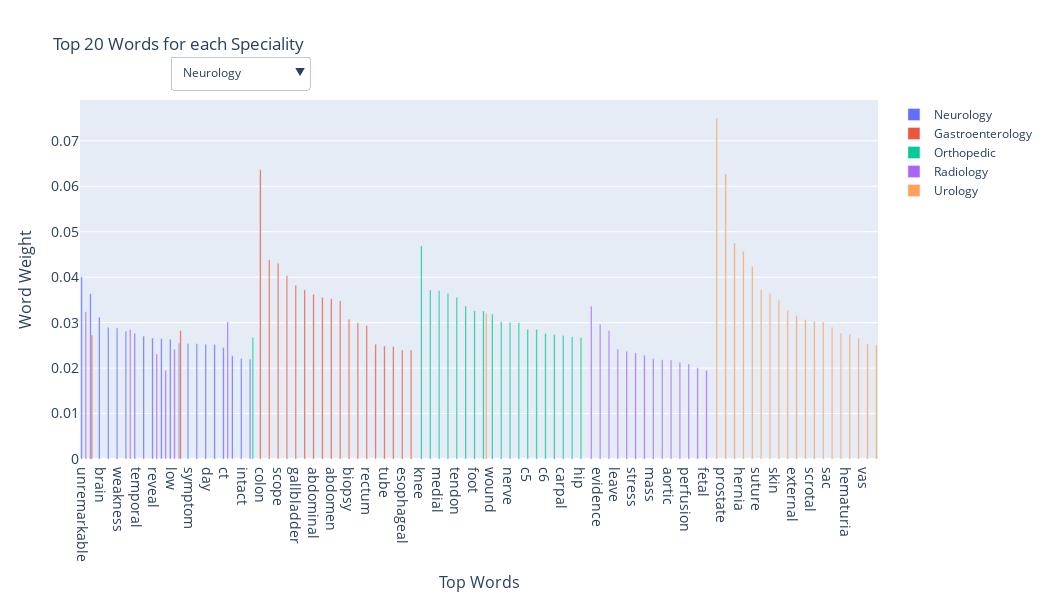

The notebook cell saved with this chart:
### Code cell
traces = []

for i, s in enumerate(list(set(top_words_df_per_label.speciality))):
    traces.append(go.Bar(
        x = top_words_df_per_label[top_words_df_per_label.speciality == s]['top_word'],
        y = top_words_df_per_label[top_words_df_per_label.speciality == s]['word_weight'],
        name=s,
        marker_color=all_colors[i%len(all_colors)]
    ))
    
layout = dict(
        width=1050,
        height=600,
        title = 'Top 20 Words for each Speciality', 
        yaxis=dict(
        title='Word Weight',
        titlefont_size=16,
        tickfont_size=14,
        ),  
    xaxis=dict(
        title='Top Words',
        titlefont_size=16,
        tickfont_size=14,
        ),  
    )

buttons = []
visibility = [False]*len(list(set(top_words_df_per_label.speciality)))
for i, s in enumerate(list(set(top_words_df_per_label.speciality))):
    visibility_ = visibility.copy()
    visibility_[i] = True
    buttons.append(
        dict(
            args = [{'visible': visibility_}],
            label=s,
            method='update',
        ))
    
updatemenus = list([
    dict(buttons=buttons,
    direction="down",
        pad = {'r':10, "t":10},
        showactive=True,
        x=0.3,
        y=1.15,
        yanchor='top')
])

layout['updatemenus'] = updatemenus

fig = dict(data=traces,layout=layout)
iplot(fig)

### Figure 1 — Plotly figure (JSON) as saved in the notebook; plotly's stock layout.template omitted (floating-point values rounded to 4 significant figures)
{"data": [{"marker": {"color": "#636EFA"}, "name": "Neurology", "type": "bar", "x": ["unremarkable", "mg", "brain", "extremity", "weakness", "mild", "temporal", "mri", "reveal", "spine", "low", "history", "symptom", "activity", "day", "head", "ct", "muscle", "intact", "cervical"], "y": [0.04008, 0.03638, 0.03118, 0.02901, 0.0288, 0.02812, 0.02764, 0.02704, 0.02661, 0.02647, 0.02633, 0.02546, 0.02542, 0.02536, 0.02526, 0.02519, 0.0245, 0.02273, 0.02212, 0.02192]}, {"marker": {"color": "#EF553B"}, "name": "Gastroenterology", "type": "bar", "x": ["colon", "stomach", "scope", "polyp", "gallbladder", "esophagus", "abdominal", "colonoscopy", "abdomen", "cecum", "biopsy", "bowel", "rectum", "history", "mg", "small", "tube", "liver", "esophageal", "remove"], "y": [0.06363, 0.04385, 0.04305, 0.04032, 0.03822, 0.03721, 0.03623, 0.03556, 0.03527, 0.03483, 0.03074, 0.02995, 0.02934, 0.02824, 0.0273, 0.02527, 0.02487, 0.02472, 0.02399, 0.02397]}, {"marker": {"color": "#00CC96"}, "name": "Orthopedic", "type": "bar", "x": ["knee", "joint", "medial", "fracture", "tendon", "screw", "foot", "incision", "wound", "lateral", "nerve", "tourniquet", "c5", "bone", "c6", "tissue", "carpal", "ligament", "cervical", "hip"], "y": [0.04688, 0.03716, 0.03701, 0.03643, 0.0356, 0.03364, 0.0326, 0.03257, 0.03187, 0.03022, 0.03006, 0.02998, 0.02856, 0.0285, 0.0276, 0.02735, 0.02716, 0.02692, 0.02674, 0.02672]}, {"marker": {"color": "#AB63FA"}, "name": "Radiology", "type": "bar", "x": ["image", "unremarkable", "ct", "evidence", "mild", "valve", "leave", "low", "contrast", "stress", "reveal", "cm", "mass", "artery", "aortic", "change", "perfusion", "fraction", "spine", "fetal"], "y": [0.03361, 0.03241, 0.03016, 0.02967, 0.02851, 0.02822, 0.02414, 0.02412, 0.02369, 0.02333, 0.02311, 0.02282, 0.02204, 0.02186, 0.02176, 0.02127, 0.0209, 0.02007, 0.0195, 0.01948]}, {"marker": {"color": "#FFA15A"}, "name": "Urology", "type": "bar", "x": ["bladder", "prostate", "inguinal", "hernia", "penis", "suture", "urethra", "skin", "circumcision", "incision", "external", "testis", "scrotal", "cord", "sac", "testicle", "hematuria", "ureteral", "vas", "penile"], "y": [0.07503, 0.06267, 0.04753, 0.04571, 0.04244, 0.03729, 0.03643, 0.03492, 0.03268, 0.03208, 0.03156, 0.03068, 0.03024, 0.03016, 0.02901, 0.02774, 0.02743, 0.02663, 0.02535, 0.02505]}], "layout": {"height": 600, "title": {"text": "Top 20 Words for each Speciality"}, "updatemenus": [{"buttons": [{"args": [{"visible": [true, false, false, false, false]}], "label": "Neurology", "method": "update"}, {"args": [{"visible": [false, true, false, false, false]}], "label": "Gastroenterology", "method": "update"}, {"args": [{"visible": [false, false, true, false, false]}], "label": "Orthopedic", "method": "update"}, {"args": [{"visible": [false, false, false, true, false]}], "label": "Radiology", "method": "update"}, {"args": [{"visible": [false, false, false, false, true]}], "label": "Urology", "method": "update"}], "direction": "down", "pad": {"r": 10, "t": 10}, "showactive": true, "x": 0.3, "y": 1.15, "yanchor": "top"}], "width": 1050, "xaxis": {"tickfont": {"size": 14}, "title": {"font": {"size": 16}, "text": "Top Words"}}, "yaxis": {"tickfont": {"size": 14}, "title": {"font": {"size": 16}, "text": "Word Weight"}}}}
